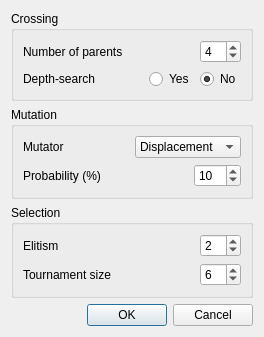
<?xml version="1.0" encoding="UTF-8"?>
<ui version="4.0">
 <class>EvolutionParametersDialog</class>
 <widget class="QDialog" name="EvolutionParametersDialog">
  <property name="geometry">
   <rect>
    <x>0</x>
    <y>0</y>
    <width>264</width>
    <height>280</height>
   </rect>
  </property>
  <property name="windowTitle">
   <string>Evolution Parameters</string>
  </property>
  <layout class="QVBoxLayout" name="verticalLayout_2">
   <item>
    <widget class="QGroupBox" name="groupBox">
     <property name="title">
      <string>Crossing</string>
     </property>
     <layout class="QVBoxLayout" name="verticalLayout">
      <item>
       <layout class="QHBoxLayout" name="horizontalLayout">
        <item>
         <widget class="QLabel" name="labelParentCount">
          <property name="text">
           <string>Number of parents</string>
          </property>
         </widget>
        </item>
        <item>
         <spacer name="horizontalSpacer">
          <property name="orientation">
           <enum>Qt::Horizontal</enum>
          </property>
          <property name="sizeHint" stdset="0">
           <size>
            <width>40</width>
            <height>20</height>
           </size>
          </property>
         </spacer>
        </item>
        <item>
         <widget class="QSpinBox" name="spinBoxParentCount">
          <property name="minimum">
           <number>2</number>
          </property>
          <property name="value">
           <number>4</number>
          </property>
         </widget>
        </item>
       </layout>
      </item>
      <item>
       <layout class="QHBoxLayout" name="horizontalLayout_3">
        <item>
         <widget class="QLabel" name="labelDepthSearch">
          <property name="text">
           <string>Depth-search</string>
          </property>
         </widget>
        </item>
        <item>
         <spacer name="horizontalSpacer_3">
          <property name="orientation">
           <enum>Qt::Horizontal</enum>
          </property>
          <property name="sizeHint" stdset="0">
           <size>
            <width>40</width>
            <height>20</height>
           </size>
          </property>
         </spacer>
        </item>
        <item>
         <widget class="QRadioButton" name="radioButtonDepthSearchYes">
          <property name="text">
           <string>Yes</string>
          </property>
         </widget>
        </item>
        <item>
         <widget class="QRadioButton" name="radioButtonDepthSearchNo">
          <property name="text">
           <string>No</string>
          </property>
          <property name="checked">
           <bool>true</bool>
          </property>
         </widget>
        </item>
       </layout>
      </item>
     </layout>
    </widget>
   </item>
   <item>
    <widget class="QGroupBox" name="groupBox_2">
     <property name="title">
      <string>Mutation</string>
     </property>
     <layout class="QVBoxLayout" name="verticalLayout_3">
      <item>
       <layout class="QHBoxLayout" name="horizontalLayout_6">
        <item>
         <widget class="QLabel" name="labelMutator">
          <property name="text">
           <string>Mutator</string>
          </property>
         </widget>
        </item>
        <item>
         <spacer name="horizontalSpacer_6">
          <property name="orientation">
           <enum>Qt::Horizontal</enum>
          </property>
          <property name="sizeHint" stdset="0">
           <size>
            <width>40</width>
            <height>20</height>
           </size>
          </property>
         </spacer>
        </item>
        <item>
         <widget class="QComboBox" name="comboBoxMutator">
          <property name="sizePolicy">
           <sizepolicy hsizetype="MinimumExpanding" vsizetype="Fixed">
            <horstretch>0</horstretch>
            <verstretch>0</verstretch>
           </sizepolicy>
          </property>
          <item>
           <property name="text">
            <string>Displacement</string>
           </property>
          </item>
          <item>
           <property name="text">
            <string>Inversion</string>
           </property>
          </item>
         </widget>
        </item>
       </layout>
      </item>
      <item>
       <layout class="QHBoxLayout" name="horizontalLayout_2">
        <item>
         <widget class="QLabel" name="labelProbability">
          <property name="text">
           <string>Probability (%)</string>
          </property>
         </widget>
        </item>
        <item>
         <spacer name="horizontalSpacer_2">
          <property name="orientation">
           <enum>Qt::Horizontal</enum>
          </property>
          <property name="sizeHint" stdset="0">
           <size>
            <width>40</width>
            <height>20</height>
           </size>
          </property>
         </spacer>
        </item>
        <item>
         <widget class="QSpinBox" name="spinBoxProbability">
          <property name="maximum">
           <number>100</number>
          </property>
          <property name="value">
           <number>10</number>
          </property>
         </widget>
        </item>
       </layout>
      </item>
     </layout>
    </widget>
   </item>
   <item>
    <widget class="QGroupBox" name="groupBox_3">
     <property name="title">
      <string>Selection</string>
     </property>
     <layout class="QVBoxLayout" name="verticalLayout_4">
      <item>
       <layout class="QHBoxLayout" name="horizontalLayout_5">
        <item>
         <widget class="QLabel" name="labelElitism">
          <property name="text">
           <string>Elitism</string>
          </property>
         </widget>
        </item>
        <item>
         <spacer name="horizontalSpacer_5">
          <property name="orientation">
           <enum>Qt::Horizontal</enum>
          </property>
          <property name="sizeHint" stdset="0">
           <size>
            <width>40</width>
            <height>20</height>
           </size>
          </property>
         </spacer>
        </item>
        <item>
         <widget class="QSpinBox" name="spinBoxElitism">
          <property name="value">
           <number>2</number>
          </property>
         </widget>
        </item>
       </layout>
      </item>
      <item>
       <layout class="QHBoxLayout" name="horizontalLayout_4">
        <item>
         <widget class="QLabel" name="labelTournamentSize">
          <property name="text">
           <string>Tournament size</string>
          </property>
         </widget>
        </item>
        <item>
         <spacer name="horizontalSpacer_4">
          <property name="orientation">
           <enum>Qt::Horizontal</enum>
          </property>
          <property name="sizeHint" stdset="0">
           <size>
            <width>40</width>
            <height>20</height>
           </size>
          </property>
         </spacer>
        </item>
        <item>
         <widget class="QSpinBox" name="spinBoxTournamentSize">
          <property name="minimum">
           <number>2</number>
          </property>
          <property name="value">
           <number>6</number>
          </property>
         </widget>
        </item>
       </layout>
      </item>
     </layout>
    </widget>
   </item>
   <item>
    <widget class="QDialogButtonBox" name="buttonBox">
     <property name="orientation">
      <enum>Qt::Horizontal</enum>
     </property>
     <property name="standardButtons">
      <set>QDialogButtonBox::Cancel|QDialogButtonBox::Ok</set>
     </property>
    </widget>
   </item>
  </layout>
 </widget>
 <resources/>
 <connections>
  <connection>
   <sender>buttonBox</sender>
   <signal>accepted()</signal>
   <receiver>EvolutionParametersDialog</receiver>
   <slot>accept()</slot>
   <hints>
    <hint type="sourcelabel">
     <x>248</x>
     <y>254</y>
    </hint>
    <hint type="destinationlabel">
     <x>157</x>
     <y>274</y>
    </hint>
   </hints>
  </connection>
  <connection>
   <sender>buttonBox</sender>
   <signal>rejected()</signal>
   <receiver>EvolutionParametersDialog</receiver>
   <slot>reject()</slot>
   <hints>
    <hint type="sourcelabel">
     <x>316</x>
     <y>260</y>
    </hint>
    <hint type="destinationlabel">
     <x>286</x>
     <y>274</y>
    </hint>
   </hints>
  </connection>
 </connections>
</ui>
